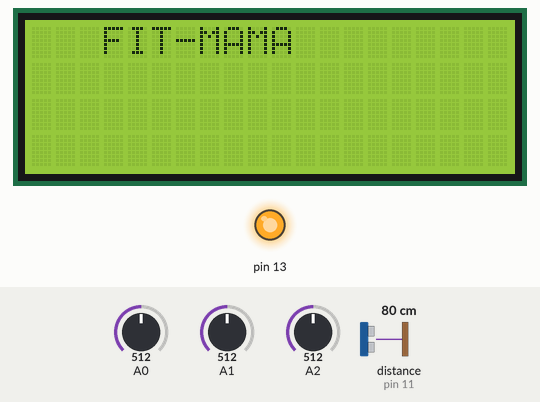
Recording of a sketch running on a simulated Arduino Uno, built with avr-gcc and run on an emulated ATmega328P. Parts: 20×4 character LCD, output pins drawn as LEDs (lit = HIGH). Wiring (inferred from the names in the program): ultrasonic range finder: trigger pin 11; echo pin 11. The inputs (shaded band) are chosen by the test bench; at power-on: A0 = 512, distance to the obstacle (sensor on pin 11) 80 cm, A2 = 512, A1 = 512. The echo pulse lasts 58.3 µs per cm; what the sketch prints to the serial monitor is not drawn.

Above: at 2.4 s.
At 18.1 s:
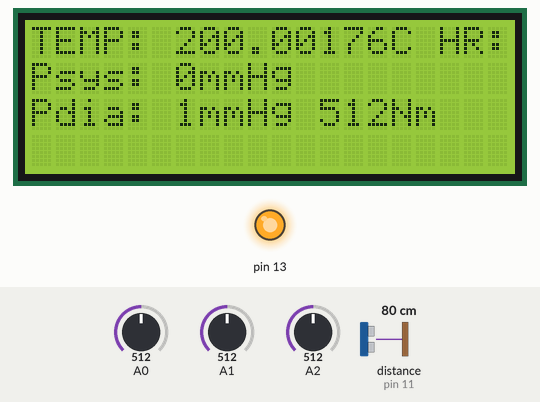
18.2 s: A0 set to 194
32.8 s: A0 set to 180
At 42.2 s:
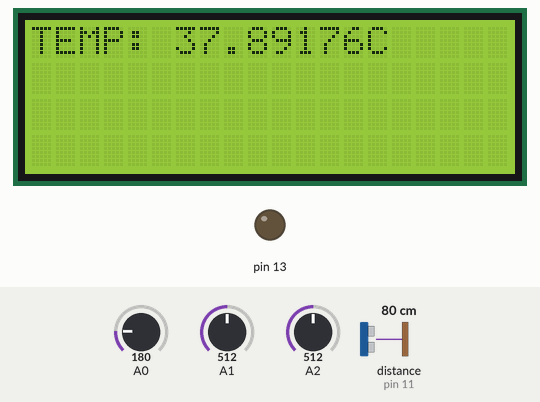
47.4 s: distance to the obstacle (sensor on pin 11) set to 2 cm
At 48.8 s:
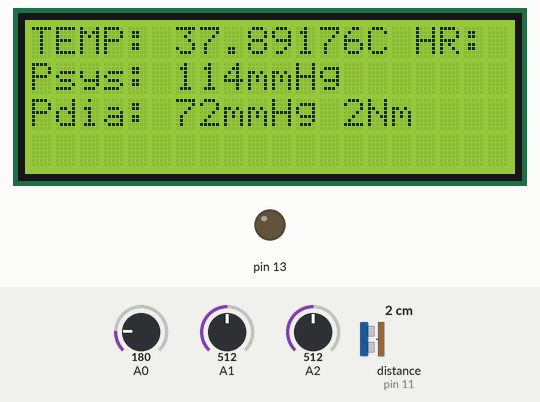
62.0 s: A2 set to 716
At 67.5 s:
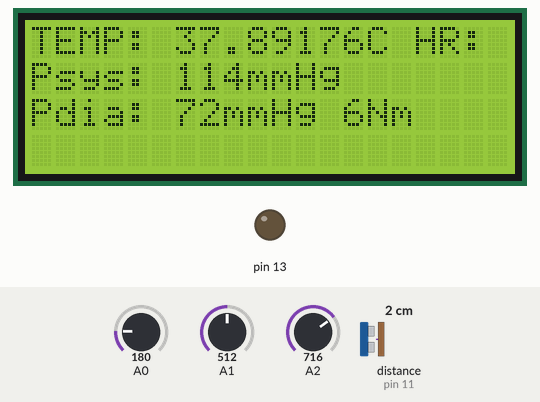
Timing chart, 0 to 69.0 s (numbered marks = the images above; inputs shaded):
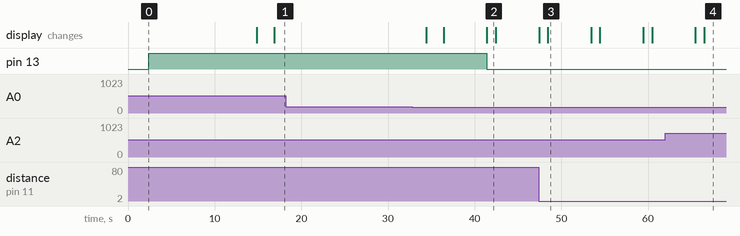

The sketch:

fan_speed_ctrl.ino
```cpp
#include <LiquidCrystal.h>

LiquidCrystal lcd(9,10,5,6,7,8);
int signal=11;
int distance;
unsigned long pulseduration=0;
    void measureDistance()
{
 // set pin as output so we can send a pulse
 pinMode(signal, OUTPUT);
// set output to LOW
 digitalWrite(signal, LOW);
 delayMicroseconds(5);

 // now send the 5uS pulse out to activate Ping)))
 digitalWrite(signal, HIGH);
 delayMicroseconds(5);
 digitalWrite(signal, LOW);

 // now we need to change the digital pin
 // to input to read the incoming pulse
 pinMode(signal, INPUT);

 // finally, measure the length of the incoming pulse
 pulseduration=pulseIn(signal, HIGH);
}

    void setup()
    {

      lcd.begin(20,4);
      lcd.print("   FIT-MAMA");
      delay(2000);
      pinMode(13,OUTPUT);
      Serial.begin(19200); // for GSM shield
      delay(100);  // give time to log on to network.

      Serial.print("AT+CMGF=1\r");  // set SMS mode to text
      delay(100);
      Serial.print("AT+CNMI=2,2,0,0,0\r");
      // blurt out contents of new SMS upon receipt to the GSM shield's Serial out
      delay(100);

    }

    void loop() {

      // get the raw measurement data from Ping)))
 measureDistance();
 // divide the pulse length by half
 pulseduration=pulseduration/2;
 // now convert to centimetres. We're metric here people...
 distance = int(pulseduration/29);
int pressure,pressure1;
if(distance>10)
{
  pressure=0;
  pressure1=1;
}
else
{
 pressure1=map(distance,0,10,70,90);
 pressure=map(pressure1,70,100,80,110);
 pressure=2+pressure*1.37483;

}


      int  sensorValue = analogRead(A0);
      int  sensor1Value = analogRead(A1);
       int  sensor2Value = analogRead(A2);
      int hr=map(sensor1Value,40,1023,0,100);
      float voltage=sensorValue*5;//converting the reading to voltage
      voltage/=1024;
      float temp_degC=(voltage-0.5)*100;

      if(temp_degC>38)
      {
        digitalWrite(13,HIGH);
        Serial.println("AT+CMGF=1"); // set the SMS mode to text
      delay(2500);
      Serial.write("AT+CMGS=");
      Serial.write(34); //ASCII of “
      Serial.write("+256778145457");
      Serial.write(34);
      Serial.write(13);
      Serial.write(10);
      delay(2500);
      Serial.print("Temp: ");
      Serial.print(temp_degC);
      Serial.print("deg");
      Serial.print("C  ");
      Serial.print("HR: ");
       Serial.print(sensor1Value);
       Serial.print("BPM ");
       Serial.print("Psys: ");
       Serial.print(pressure);
       Serial.print("mmHg ");
       Serial.print("Pdia: ");
       Serial.print(pressure1);
       Serial.print("mmHg ");
       Serial.print("UC");
       Serial.println(sensor2Value);
       delay(2500);
       Serial.write(26);
       Serial.write(13);
       Serial.write(10);//Ascii code of ctrl+z to send the message
       delay(5000);

        lcd.clear();
         lcd.print("TEMP: ");
         lcd.print(temp_degC);      // display the temperature
         lcd.print(0XB0);
         lcd.print("C ");
         delay(1000);
      }
      if(temp_degC<38)
      {
        if(temp_degC>35)
      {
        digitalWrite(13,LOW);
      }
      else
      {
       lcd.clear();
         lcd.print("TEMP: ");
         lcd.print(temp_degC);      // display the temperature
         lcd.print(0XB0);
         lcd.print("C ");
         delay(1000);
         digitalWrite(13,HIGH);
        Serial.println("AT+CMGF=1"); // set the SMS mode to text
      delay(2500);
      Serial.write("AT+CMGS=");
      Serial.write(34); //ASCII of “
      Serial.write("+256778145457");
      Serial.write(34);
      Serial.write(13);
      Serial.write(10);
      delay(2500);
      Serial.print("Temp: ");
      Serial.print(temp_degC);
      Serial.print("deg");
      Serial.print("C  ");
      Serial.print("HR: ");
       Serial.print(sensor1Value);
       Serial.print("BPM ");
       Serial.print("Psys: ");
       Serial.print(pressure);
       Serial.print("mmHg ");
       Serial.print("Pdia: ");
       Serial.print(pressure1);
       Serial.print("mmHg ");
       Serial.print("UC");
       Serial.println(sensor2Value);
       delay(2500);
       Serial.write(26);
       Serial.write(13);
       Serial.write(10);//Ascii code of ctrl+z to send the message
       delay(5000);


      }
      }

       lcd.clear();
       lcd.print("TEMP: ");
       lcd.print(temp_degC);      // display the temperature
       lcd.print(0XB0);
       lcd.print("C ");
       delay(1000);


       lcd.print("HR: ");
       lcd.print(sensor1Value);
       lcd.print("BPM ");     lcd.print("uC: ");
       lcd.print(sensor2Value);
       lcd.print("Nm");

       lcd.setCursor(0,1);
       lcd.print("Psys: ");
       lcd.print(pressure);
       lcd.print("mmHg ");
       lcd.setCursor(0,2);
       lcd.print("Pdia: ");
       lcd.print(pressure1);
       lcd.print("mmHg ");


       delay(5000);

    }
```

Measured:
- the behaviour switches between 181 and 180 on A0 (found by bisection; images 1 and 2)
- after the input at 18.2 s, every drawn part: stays the same
- after the input at 32.8 s, pin 13: HIGH → LOW after 8.6 s
- after the input at 47.4 s, the display: first differs from a run without the input after 1.0 s (image 3)
- after the input at 62.0 s, the display: first differs from a run without the input after 4.5 s (image 4)
- what the display in image 2 shows lasts 1.0 s, from 41.4 s to 42.4 s
- what the display in image 3 shows lasts 5.0 s, from 48.4 s to 53.4 s
